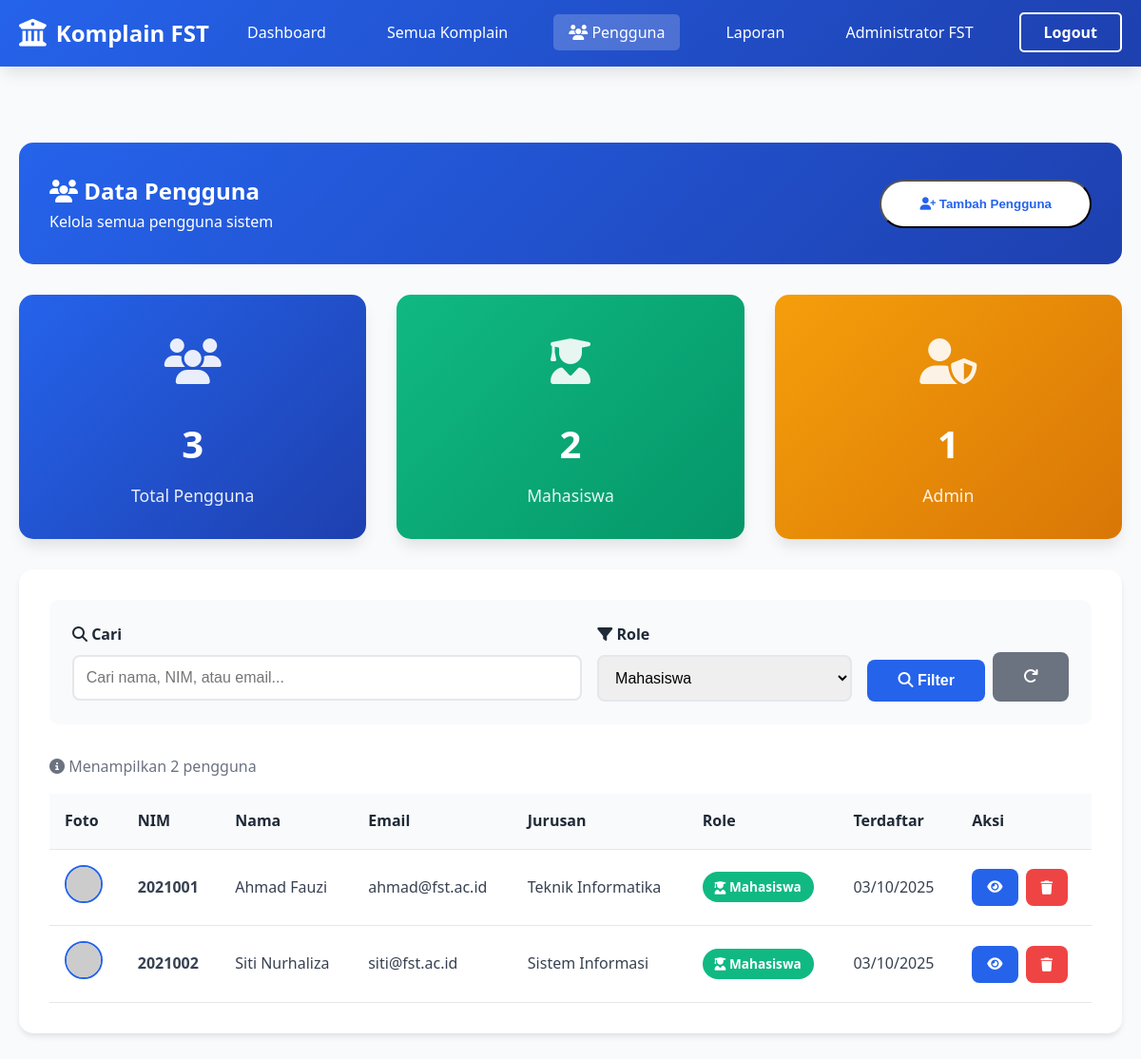
The app's page /pengguna.php?role=mahasiswa (signed in) with its own data.
### tables this page shows
CREATE TABLE IF NOT EXISTS users (
    id INT PRIMARY KEY AUTO_INCREMENT,
    nim VARCHAR(20) UNIQUE NOT NULL,
    nama VARCHAR(100) NOT NULL,
    email VARCHAR(100) UNIQUE NOT NULL,
    password VARCHAR(255) NOT NULL,
    jurusan VARCHAR(50) NOT NULL,
    no_telp VARCHAR(15),
    role ENUM('mahasiswa', 'admin') DEFAULT 'mahasiswa',
    foto_profil VARCHAR(255) DEFAULT 'default.jpg',
    created_at TIMESTAMP DEFAULT CURRENT_TIMESTAMP
);

### config.php (called while the page is built, shortened)
<?php
$conn = mysqli_connect(DB_HOST, DB_USER, DB_PASS, DB_NAME);
mysqli_set_charset($conn, "utf8mb4");
function clean($data) {
    global $conn;
    return mysqli_real_escape_string($conn, htmlspecialchars(trim($data)));
}
?>

### pengguna.php (the view, shortened to what this page needs)
<?php
require_once 'config.php';
$role_filter = isset($_GET['role']) ? clean($_GET['role']) : '';
$search = isset($_GET['search']) ? clean($_GET['search']) : '';
$query = "SELECT * FROM users WHERE 1=1";
if($role_filter) {
    $query .= " AND role='$role_filter'";
}
$query .= " ORDER BY created_at DESC";
$result = mysqli_query($conn, $query);
$total_users = mysqli_fetch_assoc(mysqli_query($conn, "SELECT COUNT(*) as total FROM users"))['total'];
$total_mahasiswa = mysqli_fetch_assoc(mysqli_query($conn, "SELECT COUNT(*) as total FROM users WHERE role='mahasiswa'"))['total'];
$total_admin = mysqli_fetch_assoc(mysqli_query($conn, "SELECT COUNT(*) as total FROM users WHERE role='admin'"))['total'];
?>
<!DOCTYPE html>
<html lang="id">
<head>
    <link rel="stylesheet" href="css/style.css">
    <link rel="stylesheet" href="https://cdnjs.cloudflare.com/ajax/libs/font-awesome/6.4.0/css/all.min.css">
</head>
<body>
    <nav class="navbar">
        <div class="container">
            <div class="nav-brand">
                <i class="fas fa-university"></i>
                <span>Komplain FST</span>
            </div>
            <ul class="nav-menu">
                <li><a href="dashboard.php">Dashboard</a></li>
                <li><a href="komplain-saya.php">Semua Komplain</a></li>
                <li><a href="pengguna.php" class="active"><i class="fas fa-users"></i> Pengguna</a></li>
                <li><a href="laporan.php">Laporan</a></li>
                <li><a href="profil.php"><?php echo $_SESSION['nama']; ?></a></li>
                <li><a href="logout.php" class="btn-nav-outline">Logout</a></li>
            </ul>
        </div>
    </nav>
    <section class="dashboard">
        <div class="container">
            <div class="dashboard-header">
                <div>
                    <h1><i class="fas fa-users"></i> Data Pengguna</h1>
                    <p>Kelola semua pengguna sistem</p>
                </div>
                <button onclick="document.getElementById('addUserModal').style.display='block'" class="btn-primary">
                    <i class="fas fa-user-plus"></i> Tambah Pengguna
                </button>
            </div>
            <div class="stats-grid" style="margin-bottom: 2rem; grid-template-columns: repeat(auto-fit, minmax(250px, 1fr));">
                <div class="stat-card">
                    <div class="stat-icon"><i class="fas fa-users"></i></div>
                    <h3 class="stat-number"><?php echo $total_users; ?></h3>
                    <p class="stat-label">Total Pengguna</p>
                </div>
                <div class="stat-card" style="background: linear-gradient(135deg, #10b981, #059669);">
                    <div class="stat-icon"><i class="fas fa-user-graduate"></i></div>
                    <h3 class="stat-number"><?php echo $total_mahasiswa; ?></h3>
                    <p class="stat-label">Mahasiswa</p>
                </div>
                <div class="stat-card" style="background: linear-gradient(135deg, #f59e0b, #d97706);">
                    <div class="stat-icon"><i class="fas fa-user-shield"></i></div>
                    <h3 class="stat-number"><?php echo $total_admin; ?></h3>
                    <p class="stat-label">Admin</p>
                </div>
            </div>
            <div class="card">
                <div style="padding: 1.5rem; background: #f9fafb; border-radius: 10px; margin-bottom: 2rem;">
                    <form method="GET" action="">
                        <div style="display: grid; grid-template-columns: 2fr 1fr auto; gap: 1rem;">
                            <div class="form-group" style="margin-bottom: 0;">
                                <label for="search"><i class="fas fa-search"></i> Cari</label>
                                <input type="text" id="search" name="search" class="form-control"
                                       placeholder="Cari nama, NIM, atau email..." value="<?php echo $search; ?>">
                            </div>
                            <div class="form-group" style="margin-bottom: 0;">
                                <label for="role"><i class="fas fa-filter"></i> Role</label>
                                <select id="role" name="role" class="form-control">
                                    <option value="mahasiswa" <?php echo $role_filter == 'mahasiswa' ? 'selected' : ''; ?>>Mahasiswa</option>
                                </select>
                            </div>
                            <div style="display: flex; gap: 0.5rem; align-items: end;">
                                <button type="submit" class="btn btn-primary-form">
                                    <i class="fas fa-search"></i> Filter
                                </button>
                                <a href="pengguna.php" class="btn" style="background: #6b7280; color: white;">
                                    <i class="fas fa-redo"></i>
                                </a>
                            </div>
                        </div>
                    </form>
                </div>
                <div style="padding: 0 0 1rem 0; color: #6b7280;">
                    <i class="fas fa-info-circle"></i>
                    Menampilkan <?php echo mysqli_num_rows($result); ?> pengguna
                </div>
                <?php if(mysqli_num_rows($result) > 0): ?>
                <div style="overflow-x: auto;">
                    <table class="table">
                        <thead>
                            <tr>
                                <th>Foto</th>
                                <th>NIM</th>
                                <th>Nama</th>
                                <th>Email</th>
                                <th>Jurusan</th>
                                <th>Role</th>
                                <th>Terdaftar</th>
                                <th>Aksi</th>
                            </tr>
                        </thead>
                        <tbody>
                            <?php while($user = mysqli_fetch_assoc($result)): ?>
                            <tr>
                                <td>
                                    <img src="https://ui-avatars.com/api/?name=<?php echo urlencode($user['nama']); ?>&size=40&background=2563eb&color=fff"
                                         style="width: 40px; height: 40px; border-radius: 50%; border: 2px solid var(--primary);">
                                </td>
                                <td><strong><?php echo $user['nim']; ?></strong></td>
                                <td><?php echo $user['nama']; ?></td>
                                <td><?php echo $user['email']; ?></td>
                                <td><?php echo $user['jurusan']; ?></td>
                                <td>
                                    <span class="badge" style="<?php echo $user['role'] == 'admin' ? 'background: #f59e0b; color: white;' : 'background: #10b981; color: white;'; ?>">
                                        <i class="fas fa-<?php echo $user['role'] == 'admin' ? 'user-shield' : 'user-graduate'; ?>"></i>
                                        <?php echo ucfirst($user['role']); ?>
                                    </span>
                                </td>
                                <td><?php echo date('d/m/Y', strtotime($user['created_at'])); ?></td>
                                <td>
                                    <div style="display: flex; gap: 0.5rem;">
                                        <button onclick="viewUser(<?php echo htmlspecialchars(json_encode($user)); ?>)"
                                                class="btn btn-primary-form" style="padding: 0.5rem 1rem; font-size: 0.9rem;">
                                            <i class="fas fa-eye"></i>
                                        </button>
                                        <?php if($user['id'] != $_SESSION['user_id']): ?>
                                        <a href="?delete&id=<?php echo $user['id']; ?>"
                                           class="btn btn-danger" style="padding: 0.5rem 1rem; font-size: 0.9rem;"
                                           onclick="return confirm('Hapus pengguna <?php echo $user['nama']; ?>?')">
                                            <i class="fas fa-trash"></i>
                                        </a>
                                        <?php endif; ?>
                                    </div>
                                </td>
                            </tr>
                            <?php endwhile; ?>
                        </tbody>
                    </table>
                </div>
                <?php endif; ?>
            </div>
        </div>
    </section>
</body>
</html>

### css/style.css (style rules this page uses)
* { margin: 0; padding: 0; box-sizing: border-box; }
:root { --primary: #2563eb; --primary-dark: #1e40af; --secondary: #10b981; --danger: #ef4444; --warning: #f59e0b; --dark: #1f2937; --light: #f9fafb; --white: #ffffff; --text: #374151; --border: #e5e7eb; --shadow: 0 4px 6px -1px rgba(0, 0, 0, 0.1); --shadow-lg: 0 10px 15px -3px rgba(0, 0, 0, 0.1); }
body { font-family: 'Segoe UI', Tahoma, Geneva, Verdana, sans-serif; line-height: 1.6; color: var(--text); background: var(--light); }
.container { max-width: 1200px; margin: 0 auto; padding: 0 20px; }
.navbar { background: linear-gradient(135deg, var(--primary), var(--primary-dark)); color: var(--white); padding: 1rem 0; position: sticky; top: 0; z-index: 1000; box-shadow: var(--shadow-lg); }
.navbar .container { display: flex; justify-content: space-between; align-items: center; }
.nav-brand { display: flex; align-items: center; gap: 10px; font-size: 1.5rem; font-weight: bold; }
.nav-brand i { font-size: 1.8rem; }
.nav-menu { display: flex; list-style: none; gap: 2rem; align-items: center; }
.nav-menu a { color: var(--white); text-decoration: none; transition: all 0.3s; padding: 0.5rem 1rem; border-radius: 5px; }
.nav-menu a:hover, .nav-menu a.active { background: rgba(255, 255, 255, 0.2); }
.btn-nav-outline { border: 2px solid var(--white); padding: 0.5rem 1.5rem !important; border-radius: 25px; font-weight: 600; }
.btn-primary, .btn-secondary { padding: 1rem 2.5rem; border-radius: 30px; text-decoration: none; font-weight: 600; transition: all 0.3s; display: inline-block; }
.btn-primary { background: var(--white); color: var(--primary); }
.stats-grid { display: grid; grid-template-columns: repeat(auto-fit, minmax(250px, 1fr)); gap: 2rem; }
.stat-card { text-align: center; padding: 2rem; background: linear-gradient(135deg, var(--primary), var(--primary-dark)); color: var(--white); border-radius: 15px; box-shadow: var(--shadow-lg); transition: transform 0.3s; }
.stat-icon { font-size: 3rem; margin-bottom: 1rem; opacity: 0.9; }
.stat-number { font-size: 2.5rem; font-weight: bold; margin-bottom: 0.5rem; }
.stat-label { font-size: 1.1rem; opacity: 0.9; }
.form-group { margin-bottom: 1.5rem; }
.form-group label { display: block; margin-bottom: 0.5rem; color: var(--dark); font-weight: 600; }
.form-control { width: 100%; padding: 0.8rem; border: 2px solid var(--border); border-radius: 8px; font-size: 1rem; transition: 0.3s; }
.btn { padding: 0.8rem 2rem; border: none; border-radius: 8px; font-size: 1rem; font-weight: 600; cursor: pointer; transition: 0.3s; text-decoration: none; display: inline-block; }
.btn-primary-form { background: var(--primary); color: var(--white); }
.btn-danger { background: var(--danger); color: var(--white); }
.dashboard { padding: 80px 0; min-height: 100vh; }
.dashboard-header { background: linear-gradient(135deg, var(--primary), var(--primary-dark)); color: var(--white); padding: 2rem; border-radius: 15px; margin-bottom: 2rem; display: flex; justify-content: space-between; align-items: center; }
.card { background: var(--white); padding: 2rem; border-radius: 15px; box-shadow: var(--shadow); margin-bottom: 2rem; }
.table { width: 100%; border-collapse: collapse; }
.table th, .table td { padding: 1rem; text-align: left; border-bottom: 1px solid var(--border); }
.table th { background: var(--light); color: var(--dark); font-weight: 600; }
.badge { padding: 0.4rem 0.8rem; border-radius: 20px; font-size: 0.85rem; font-weight: 600; }

### records on screen
users: nim "2021001", nama "Ahmad Fauzi", email "ahmad@fst.ac.id", jurusan "Teknik Informatika", role "Mahasiswa", created_at "03/10/2025"
users: nim "2021002", nama "Siti Nurhaliza", email "siti@fst.ac.id", jurusan "Sistem Informasi", role "Mahasiswa", created_at "03/10/2025"

### other values on screen
$_SESSION['nama'] "Administrator FST"
$total_users "3"
$total_mahasiswa "2"
$total_admin "1"
mysqli_num_rows($result) "2"
